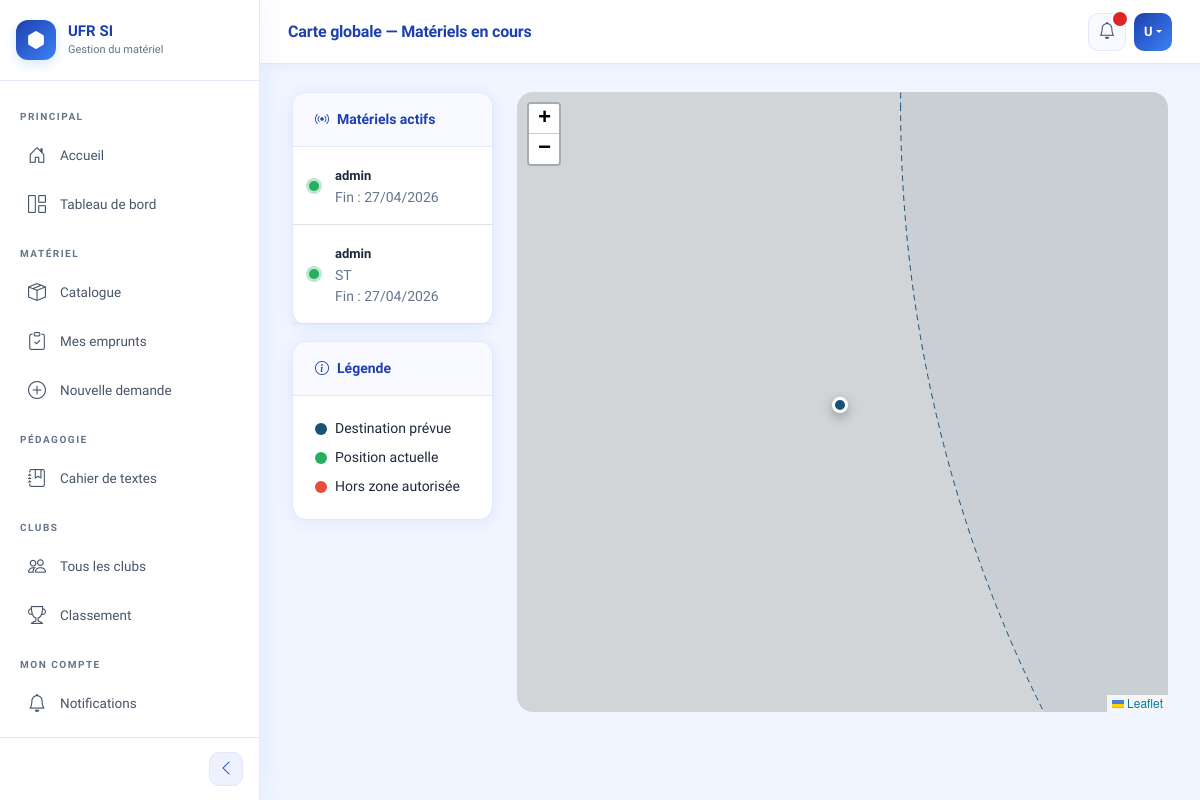
/emprunts/carte-admin/ (signed in), run on an earlier commit of the app's database.
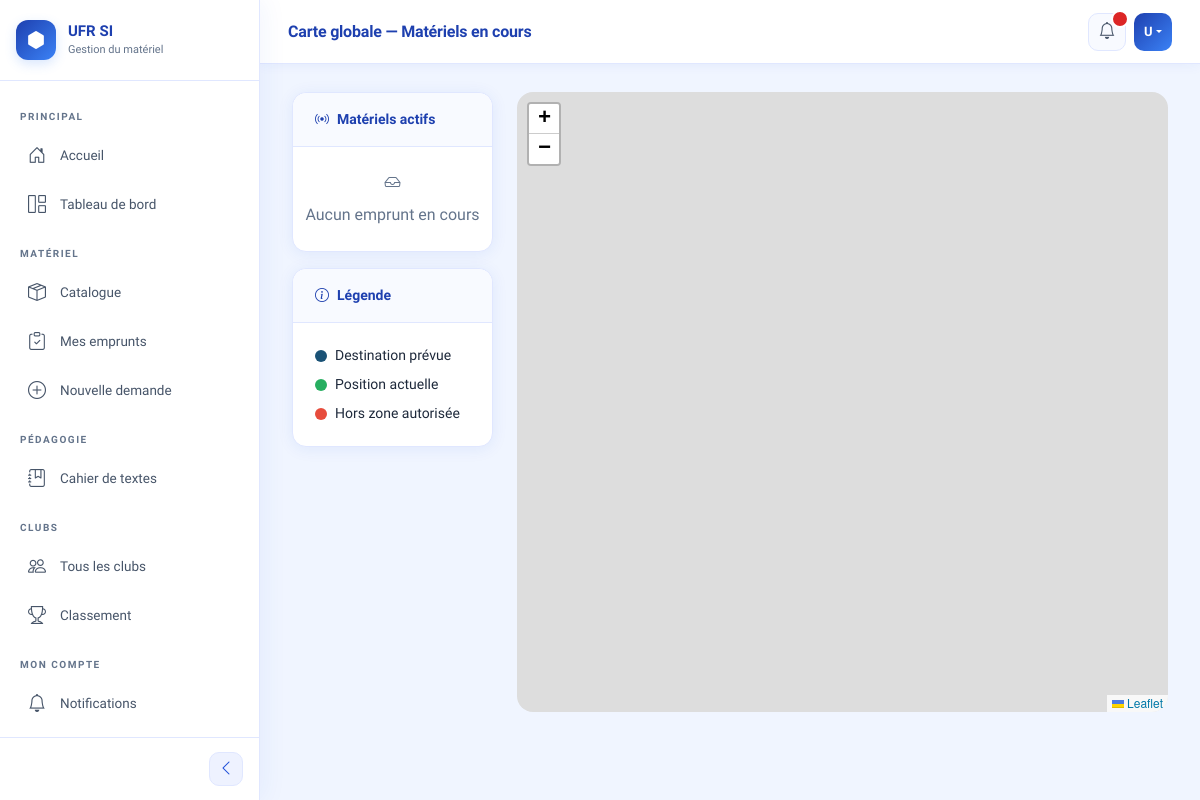
And on a later commit of the database.
### emprunts/models.py (models this page shows, shortened)
class Demande(models.Model):
    STATUTS = [
    ('en_attente', 'En attente'),
    ('approuvee', 'Approuvée'),
    ('refusee', 'Refusée'),
    ('en_cours', 'En cours'),
    ('en_attente_restitution', 'En attente de vérification'),
    ('restituee', 'Restituée'),
]
    utilisateur = models.ForeignKey(
        Utilisateur,
        on_delete=models.CASCADE,
        related_name='demandes'
    )
    date_demande = models.DateTimeField(auto_now_add=True)
    date_debut = models.DateTimeField()
    date_fin = models.DateTimeField()
    statut = models.CharField(max_length=30, choices=STATUTS, default='en_attente')
    motif = models.TextField(blank=True)

class LigneDemande(models.Model):
    demande = models.ForeignKey(
        Demande,
        on_delete=models.CASCADE,
        related_name='lignes'
    )
    materiel = models.ForeignKey(
        Materiel,
        on_delete=models.CASCADE,
        related_name='lignes_demande'
    )
    quantite = models.IntegerField(default=1)

### comptes/models.py (models this page shows, shortened)
class Utilisateur(AbstractUser):
    ROLES = [
        ('etudiant', 'Étudiant'),
        ('enseignant', 'Enseignant'),
        ('technicien', 'Technicien'),
        ('admin', 'Administrateur'),
    ]
    role = models.CharField(max_length=20, choices=ROLES, default='etudiant')
    telephone = models.CharField(max_length=20, blank=True)
    filiere = models.CharField(max_length=100, blank=True)
    niveau = models.CharField(max_length=20, blank=True)
    penalite = models.IntegerField(default=0)
    bloque = models.BooleanField(default=False)

### materiel/models.py (models this page shows, shortened)
class Materiel(models.Model):
    ETATS = [
        ('disponible', 'Disponible'),
        ('emprunte', 'Emprunté'),
        ('maintenance', 'En maintenance'),
        ('hors_service', 'Hors service'),
    ]
    nom = models.CharField(max_length=200)
    categorie = models.ForeignKey(
        Categorie,
        on_delete=models.SET_NULL,
        null=True,
        related_name='materiels'
    )
    numero_serie = models.CharField(max_length=100, unique=True)
    etat = models.CharField(max_length=20, choices=ETATS, default='disponible')
    photo = models.ImageField(upload_to='materiels/photos/', blank=True)
    description = models.TextField(blank=True)
    date_acquisition = models.DateField(null=True, blank=True)
    code_qr = models.ImageField(upload_to='materiels/qrcodes/', blank=True)
    quantite_stock = models.IntegerField(default=1, verbose_name='Quantité en stock')
    quantite_disponible = models.IntegerField(default=1, verbose_name='Quantité disponible')

### emprunts/views.py (the view)
# urls.py: path('carte-admin/', views.carte_admin, name='carte_admin'),
@login_required
def carte_admin(request):
    demandes_actives = Demande.objects.filter(
        statut='en_cours'
    ).select_related('utilisateur', 'emplacement')
    return render(request, 'emprunts/carte_admin.html', {
        'demandes': demandes_actives
    })

### templates/emprunts/carte_admin.html (shortened to what this page needs)
{% extends 'base.html' %}
{% block page_titre %}Carte globale — Matériels en cours{% endblock %}
{% block extra_css %}
<link rel="stylesheet" href="https://unpkg.com/leaflet@1.9.4/dist/leaflet.css"/>
{% endblock %}
{% block contenu %}
<div class="row g-4">
  <div class="col-md-3">
    <div class="card mb-3">
      <div class="card-header">
        <i class="bi bi-broadcast me-2"></i>Matériels actifs
      </div>
      <div class="card-body p-0">
        {% for demande in demandes %}
        <div class="d-flex align-items-center gap-3 p-3 border-bottom"
             style="cursor:pointer;"
             onclick="centrerSur({{ demande.id }})">
          <div style="width:10px; height:10px; border-radius:50%;
               background:#27ae60; flex-shrink:0;
               box-shadow: 0 0 0 3px rgba(39,174,96,0.3);"></div>
          <div>
            <strong style="font-size:13px;">
              {{ demande.utilisateur.get_full_name|default:demande.utilisateur.username }}
            </strong>
            <p class="text-muted small mb-0">
              {% for ligne in demande.lignes.all %}
              {{ ligne.materiel.nom }}
              {% endfor %}
            </p>
            <p class="text-muted small mb-0">
              Fin : {{ demande.date_fin|date:"d/m/Y" }}
            </p>
          </div>
        </div>
        {% empty %}
        <div class="text-center text-muted py-4">
          <i class="bi bi-inbox d-block mb-2"></i>
          Aucun emprunt en cours
        </div>
        {% endfor %}
      </div>
    </div>
    <div class="card">
      <div class="card-header">
        <i class="bi bi-info-circle me-2"></i>Légende
      </div>
      <div class="card-body">
        <div class="d-flex align-items-center gap-2 mb-2">
          <div style="width:12px; height:12px; border-radius:50%;
               background:#1a5276;"></div>
          <small>Destination prévue</small>
        </div>
        <div class="d-flex align-items-center gap-2 mb-2">
          <div style="width:12px; height:12px; border-radius:50%;
               background:#27ae60;"></div>
          <small>Position actuelle</small>
        </div>
        <div class="d-flex align-items-center gap-2">
          <div style="width:12px; height:12px; border-radius:50%;
               background:#e74c3c;"></div>
          <small>Hors zone autorisée</small>
        </div>
      </div>
    </div>
  </div>
  <div class="col-md-9">
    <div id="map"></div>
  </div>
</div>
{% endblock %}

What changed in the data, as far as the page shows it:
removed Demande: utilisateur.get_full_name "admin", date_fin "27/04/2026"
removed Demande: utilisateur.get_full_name "admin", date_fin "27/04/2026"
removed LigneDemande: materiel.nom "ST"
Also different on the page:
text now shown: "Aucun emprunt en cours"
